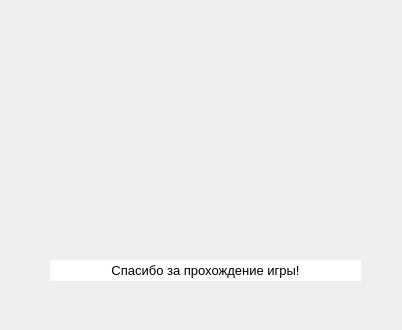
<?xml version="1.0" encoding="UTF-8"?>
<ui version="4.0">
 <class>winnings</class>
 <widget class="QDialog" name="winnings">
  <property name="geometry">
   <rect>
    <x>0</x>
    <y>0</y>
    <width>402</width>
    <height>330</height>
   </rect>
  </property>
  <property name="minimumSize">
   <size>
    <width>402</width>
    <height>330</height>
   </size>
  </property>
  <property name="maximumSize">
   <size>
    <width>402</width>
    <height>330</height>
   </size>
  </property>
  <property name="windowTitle">
   <string>Dialog</string>
  </property>
  <widget class="QLabel" name="ticket">
   <property name="geometry">
    <rect>
     <x>320</x>
     <y>20</y>
     <width>411</width>
     <height>231</height>
    </rect>
   </property>
   <property name="text">
    <string/>
   </property>
   <property name="pixmap">
    <pixmap>Resource/img/win_5000.png</pixmap>
   </property>
  </widget>
  <widget class="QLabel" name="fon">
   <property name="geometry">
    <rect>
     <x>-30</x>
     <y>-10</y>
     <width>461</width>
     <height>381</height>
    </rect>
   </property>
   <property name="text">
    <string/>
   </property>
   <property name="pixmap">
    <pixmap>Resource/img/fon.png</pixmap>
   </property>
  </widget>
  <widget class="QLabel" name="name">
   <property name="geometry">
    <rect>
     <x>325</x>
     <y>115</y>
     <width>141</width>
     <height>22</height>
    </rect>
   </property>
   <property name="font">
    <font>
     <pointsize>9</pointsize>
     <weight>75</weight>
     <italic>true</italic>
     <bold>true</bold>
    </font>
   </property>
   <property name="styleSheet">
    <string notr="true">color:rgb(39, 0, 118)</string>
   </property>
   <property name="text">
    <string/>
   </property>
  </widget>
  <widget class="QPushButton" name="Yes">
   <property name="geometry">
    <rect>
     <x>405</x>
     <y>265</y>
     <width>241</width>
     <height>24</height>
    </rect>
   </property>
   <property name="font">
    <font>
     <pointsize>10</pointsize>
     <weight>75</weight>
     <bold>true</bold>
    </font>
   </property>
   <property name="layoutDirection">
    <enum>Qt::LeftToRight</enum>
   </property>
   <property name="styleSheet">
    <string notr="true">QPushButton{
background-color: rgb(207, 207, 207);
border: none;
}
QPushButton:hover{
background-color: rgb(255, 170, 0);
border: none;
}
</string>
   </property>
   <property name="text">
    <string>Продолжить</string>
   </property>
   <property name="checkable">
    <bool>false</bool>
   </property>
  </widget>
  <widget class="QPushButton" name="No">
   <property name="geometry">
    <rect>
     <x>-245</x>
     <y>300</y>
     <width>241</width>
     <height>24</height>
    </rect>
   </property>
   <property name="font">
    <font>
     <pointsize>10</pointsize>
     <weight>75</weight>
     <bold>true</bold>
    </font>
   </property>
   <property name="styleSheet">
    <string notr="true">QPushButton{
background-color: rgb(207, 207, 207);
border: none;
}
QPushButton:hover{
background-color: rgb(255, 170, 0);
border: none;
}
</string>
   </property>
   <property name="text">
    <string>Покинуть игру</string>
   </property>
  </widget>
  <widget class="QLabel" name="date">
   <property name="geometry">
    <rect>
     <x>580</x>
     <y>50</y>
     <width>151</width>
     <height>61</height>
    </rect>
   </property>
   <property name="font">
    <font>
     <pointsize>16</pointsize>
     <weight>75</weight>
     <italic>true</italic>
     <bold>true</bold>
    </font>
   </property>
   <property name="styleSheet">
    <string notr="true">color:rgb(39, 0, 118)</string>
   </property>
   <property name="text">
    <string/>
   </property>
  </widget>
  <widget class="QLabel" name="text">
   <property name="geometry">
    <rect>
     <x>50</x>
     <y>260</y>
     <width>311</width>
     <height>21</height>
    </rect>
   </property>
   <property name="font">
    <font>
     <pointsize>10</pointsize>
    </font>
   </property>
   <property name="styleSheet">
    <string notr="true">background-color: rgb(255, 255, 255);</string>
   </property>
   <property name="text">
    <string>Спасибо за прохождение игры!</string>
   </property>
   <property name="alignment">
    <set>Qt::AlignCenter</set>
   </property>
  </widget>
  <zorder>fon</zorder>
  <zorder>ticket</zorder>
  <zorder>name</zorder>
  <zorder>Yes</zorder>
  <zorder>No</zorder>
  <zorder>date</zorder>
  <zorder>text</zorder>
 </widget>
 <resources/>
 <connections/>
</ui>
